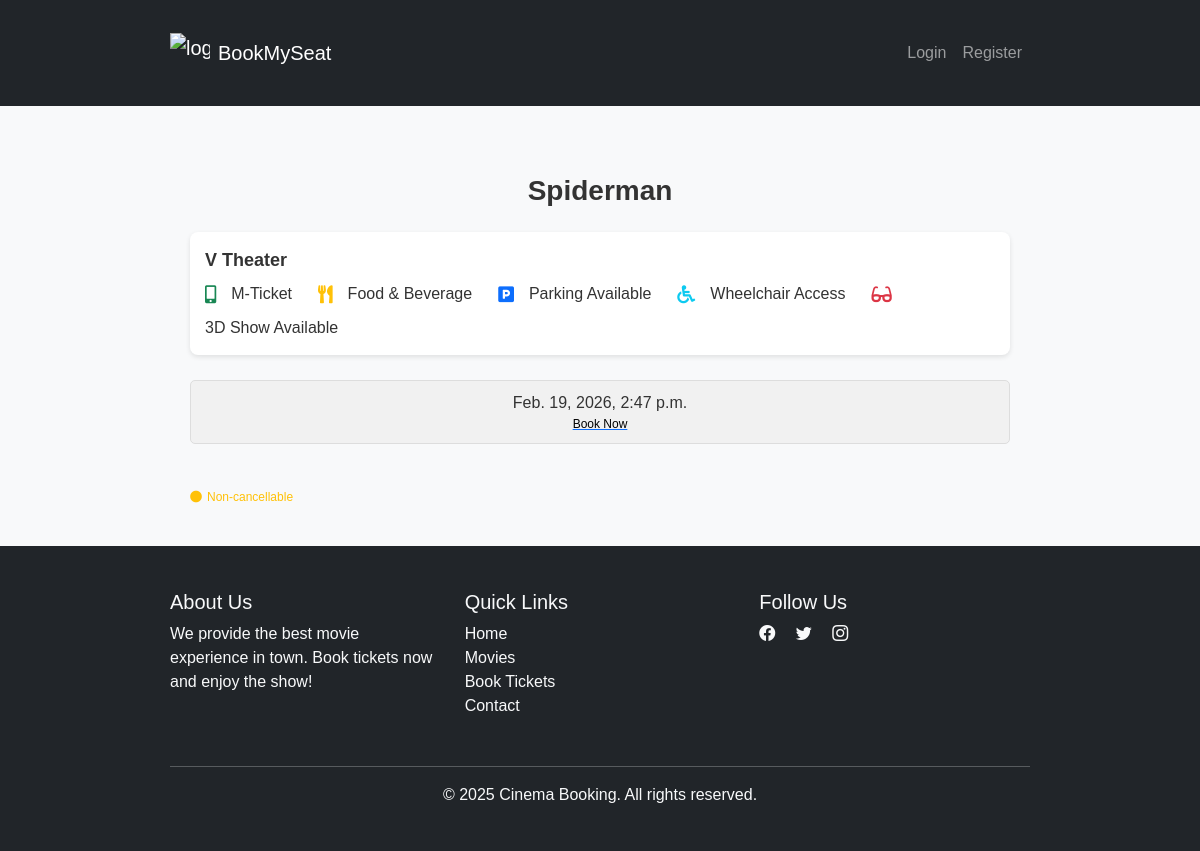
Page /movies/2/theaters on the earlier database version.
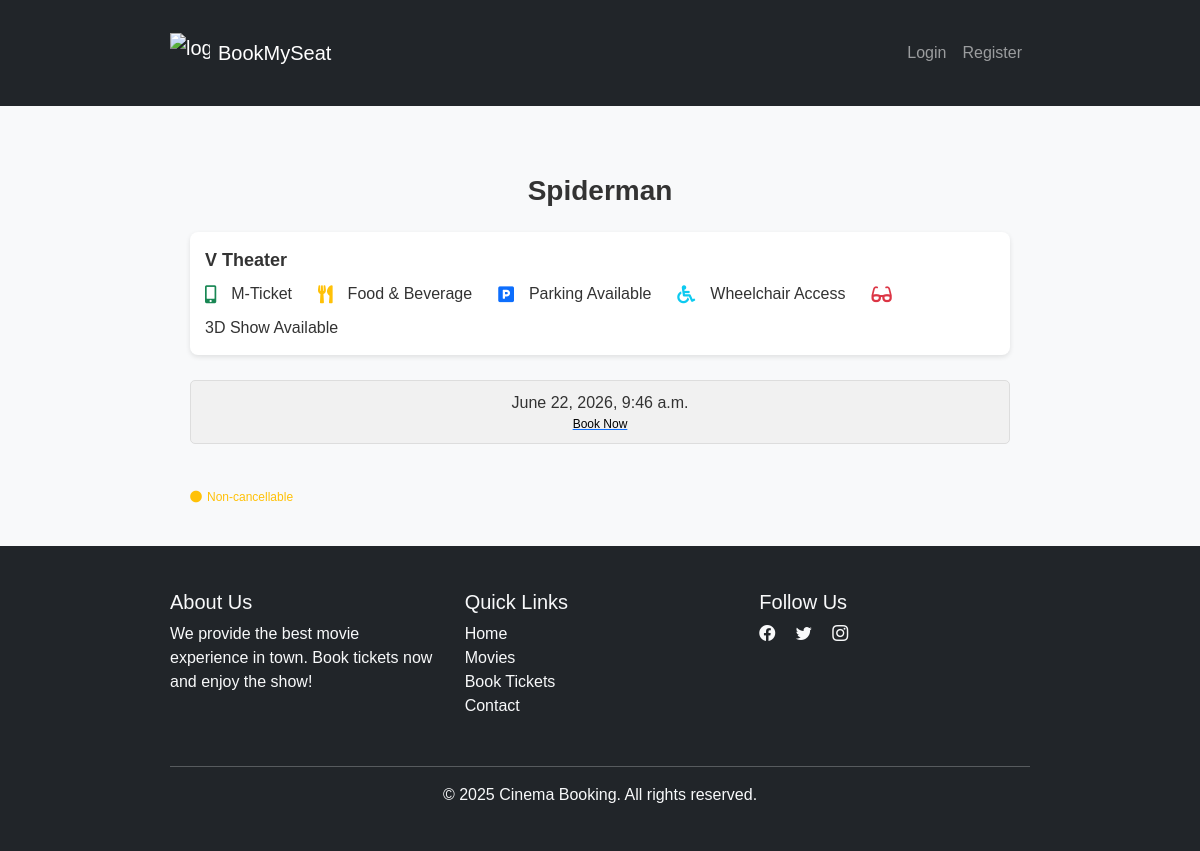
Same page on the later database version.
### movies/models.py (models this page shows, shortened)
class Theater(models.Model):
    name = models.CharField(max_length=255)
    movie = models.ForeignKey(Movie, on_delete=models.CASCADE, related_name="theaters")
    time = models.DateTimeField()

### movies/views.py (the view)
# urls.py: path("<int:movie_id>/theaters", views.theater_list, name="theater_list"),
def theater_list(request, movie_id):
    movie = get_object_or_404(Movie, id=movie_id)
    theaters = Theater.objects.filter(movie=movie)
    return render(
        request, "movies/theater_list.html", {"movie": movie, "theaters": theaters}
    )

### movies/templates/movies/theater_list.html (shortened to what this page needs)
{% extends "users/basic.html" %}
{% block content %}
<link rel="stylesheet" href="https://cdnjs.cloudflare.com/ajax/libs/font-awesome/5.15.3/css/all.min.css">
<body>
    <div class="container">
        <div class="movie-title">{{ movie.title }}</div>
        {% if theaters %}
        {% for theater in theaters %}
        <div class="theatre-info">
            <div>
                <strong>{{ theater.name }} Theater</strong>
                <div class="info-icons mt-2">
                    <i class="fas fa-mobile-alt text-success"></i>M-Ticket
                    <i class="fas fa-utensils text-warning ms-3"></i>Food & Beverage
                    <i class="fas fa-parking text-primary ms-3"></i>Parking Available
                    <i class="fas fa-wheelchair text-info ms-3"></i>Wheelchair Access
                    <i class="fas fa-glasses text-danger ms-3"></i>3D Show Available
                </div>
            </div>
        </div>
        <div class="show-times">
            <div class="time-box">
                {{ theater.time }}
                <a href="{% url 'movies:book_seats' theater.id %}">
                    <span>Book Now</span>
                </a>
            </div>
        </div>
        {% endfor %}
        {% else %}
        <div class="no-theaters mt-4">
            <p>Sorry, no theaters are available for this movie at the moment.</p>
        </div>
        {% endif %}
        <div class="non-cancellable mt-4">
            <i class="fas fa-circle text-warning"></i> Non-cancellable
        </div>
    </div>
</body>
{% endblock %}

Differences in the rows shown:
changed Theater: time "Feb. 19, 2026, 2:47 p.m." → "June 22, 2026, 9:46 a.m."
